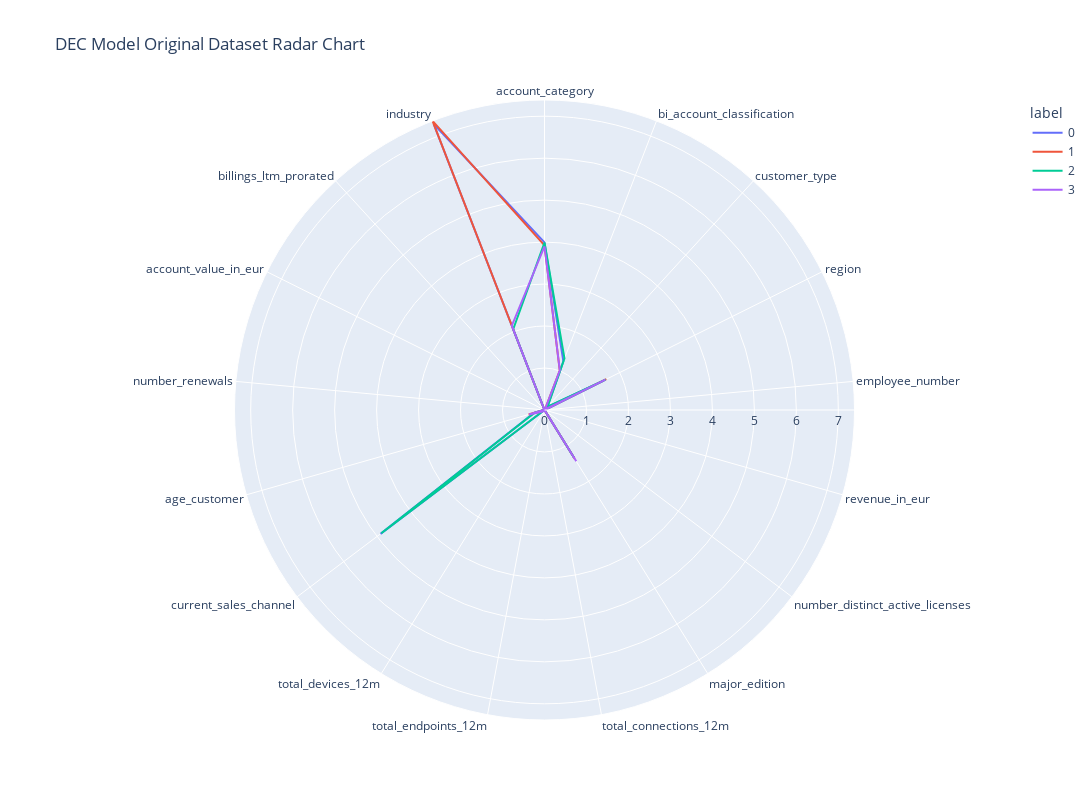

Notebook source saved alongside this figure:
### Code cell
clusters=pd.DataFrame(features, columns=features_df.columns)
clusters['label']=kmeans.labels_
polar=clusters.groupby("label").mean().reset_index()
polar=pd.melt(polar,id_vars=["label"])
fig = px.line_polar(polar, r="value", theta="variable", color="label", 
                    line_close=True,
                    height=800,
                    width=1200, 
                    title="DEC Model Original Dataset Radar Chart")
fig.show()

### Figure 1 — Plotly figure (JSON) as saved in the notebook; plotly's stock layout.template omitted (floating-point values rounded to 4 significant figures)
{"data": [{"hovertemplate": "label=0<br>value=%{r}<br>variable=%{theta}<extra></extra>", "legendgroup": "0", "line": {"color": "#636efa", "dash": "solid"}, "marker": {"symbol": "circle"}, "mode": "lines", "name": "0", "r": [3.994, 1.244, 0.0943, 1.572, 0.0004318, 0.0002391, 0.002593, 1.332, 0.000838, 0.001284, 0.0008987, 4.895, 0.2615, 0.01664, 0.00143, 0.0009667, 7.307, 3.994], "showlegend": true, "subplot": "polar", "theta": ["account_category", "bi_account_classification", "customer_type", "region", "employee_number", "revenue_in_eur", "number_distinct_active_licenses", "major_edition", "total_connections_12m", "total_endpoints_12m", "total_devices_12m", "current_sales_channel", "age_customer", "number_renewals", "account_value_in_eur", "billings_ltm_prorated", "industry", "account_category"], "type": "scatterpolar"}, {"hovertemplate": "label=1<br>value=%{r}<br>variable=%{theta}<extra></extra>", "legendgroup": "1", "line": {"color": "#EF553B", "dash": "solid"}, "marker": {"symbol": "circle"}, "mode": "lines", "name": "1", "r": [3.923, 1.008, 0.0149, 1.646, 0.000464, 0.000195, 0.006192, 1.366, 0.002582, 0.003989, 0.002283, 0.04348, 0.3941, 0.01943, 0.003282, 0.002182, 7.386, 3.923], "showlegend": true, "subplot": "polar", "theta": ["account_category", "bi_account_classification", "customer_type", "region", "employee_number", "revenue_in_eur", "number_distinct_active_licenses", "major_edition", "total_connections_12m", "total_endpoints_12m", "total_devices_12m", "current_sales_channel", "age_customer", "number_renewals", "account_value_in_eur", "billings_ltm_prorated", "industry", "account_category"], "type": "scatterpolar"}, {"hovertemplate": "label=2<br>value=%{r}<br>variable=%{theta}<extra></extra>", "legendgroup": "2", "line": {"color": "#00cc96", "dash": "solid"}, "marker": {"symbol": "circle"}, "mode": "lines", "name": "2", "r": [3.991, 1.317, 0.1117, 1.625, 0.0007125, 0.0003831, 0.002442, 1.324, 0.0008004, 0.001052, 0.0009165, 4.872, 0.2525, 0.01655, 0.001445, 0.001009, 2.062, 3.991], "showlegend": true, "subplot": "polar", "theta": ["account_category", "bi_account_classification", "customer_type", "region", "employee_number", "revenue_in_eur", "number_distinct_active_licenses", "major_edition", "total_connections_12m", "total_endpoints_12m", "total_devices_12m", "current_sales_channel", "age_customer", "number_renewals", "account_value_in_eur", "billings_ltm_prorated", "industry", "account_category"], "type": "scatterpolar"}, {"hovertemplate": "label=3<br>value=%{r}<br>variable=%{theta}<extra></extra>", "legendgroup": "3", "line": {"color": "#ab63fa", "dash": "solid"}, "marker": {"symbol": "circle"}, "mode": "lines", "name": "3", "r": [3.897, 1.01, 0.01792, 1.622, 0.000854, 0.0005006, 0.006051, 1.437, 0.002443, 0.003347, 0.002474, 0.05926, 0.3827, 0.01899, 0.003571, 0.002443, 2.155, 3.897], "showlegend": true, "subplot": "polar", "theta": ["account_category", "bi_account_classification", "customer_type", "region", "employee_number", "revenue_in_eur", "number_distinct_active_licenses", "major_edition", "total_connections_12m", "total_endpoints_12m", "total_devices_12m", "current_sales_channel", "age_customer", "number_renewals", "account_value_in_eur", "billings_ltm_prorated", "industry", "account_category"], "type": "scatterpolar"}], "layout": {"height": 800, "legend": {"title": {"text": "label"}, "tracegroupgap": 0}, "polar": {"angularaxis": {"direction": "clockwise", "rotation": 90}, "domain": {"x": [0, 1], "y": [0, 1]}}, "title": {"text": "DEC Model Original Dataset Radar Chart"}, "width": 1200}}
